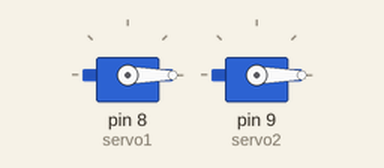
Recording of a sketch running on a simulated Arduino Uno, built with avr-gcc and run on an emulated ATmega328P. Parts: 2 × servo.

Above: at 0.1 s.
At 9.1 s:
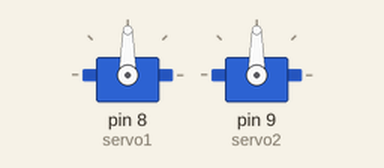
At 18.1 s:
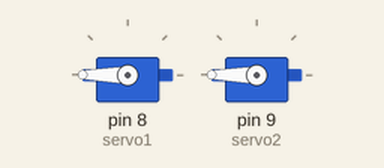
At 39.1 s:
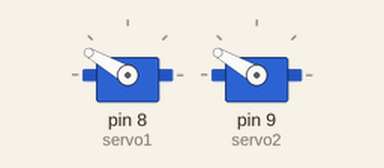
Timing chart, 0 to 40.0 s (numbered marks = the images above):
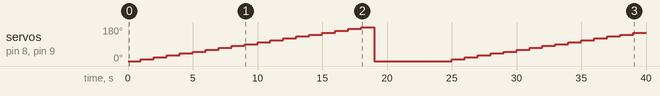

The sketch:

Movable_SolarPanel.ino
```cpp
#include <Servo.h>
Servo servo1;
Servo servo2;

void setup()
{
  servo1.attach(8);
  servo2.attach(9);
}
void loop()
{
  servo1.write(0);
  servo2.write(0);
  delay(1000);
  servo1.write(10);
  servo2.write(10);
  delay(1000);
  servo1.write(20);
  servo2.write(20);
  delay(1000);
  servo1.write(30);
  servo2.write(30);
  delay(1000);
  servo1.write(40);
  servo2.write(40);
  delay(1000);
  servo1.write(50);
  servo2.write(50);
  delay(1000);
  servo1.write(60);
  servo2.write(60);
  delay(1000);
  servo1.write(70);
  servo2.write(70);
  delay(1000);
  servo1.write(80);
  servo2.write(80);
  delay(1000);
  servo1.write(90);
  servo2.write(90);
  delay(1000);
  servo1.write(100);
  servo2.write(100);
  delay(1000);
  servo1.write(110);
  servo2.write(110);
  delay(1000);
  servo1.write(120);
  servo2.write(120);
  delay(1000);
  servo1.write(130);
  servo2.write(130);
  delay(1000);
  servo1.write(140);
  servo2.write(140);
  delay(1000);
  servo1.write(150);
  servo2.write(150);
  delay(1000);
  servo1.write(160);
  servo2.write(160);
  delay(1000);
  servo1.write(170);
  servo2.write(170);
  delay(1000);
  servo1.write(180);
  servo2.write(180);
  delay(1000);
  servo1.write(0);
  servo2.write(0);
  delay(5000);
}
```

Measured:
- by itself, servo on pin 8 (servo1), servo on pin 9 (servo2): 0° → 10° at 1.0 s, → 20° 1.0 s later, → 30° 1.0 s later, → 40° 1.0 s later, … (34 changes in this stretch)
